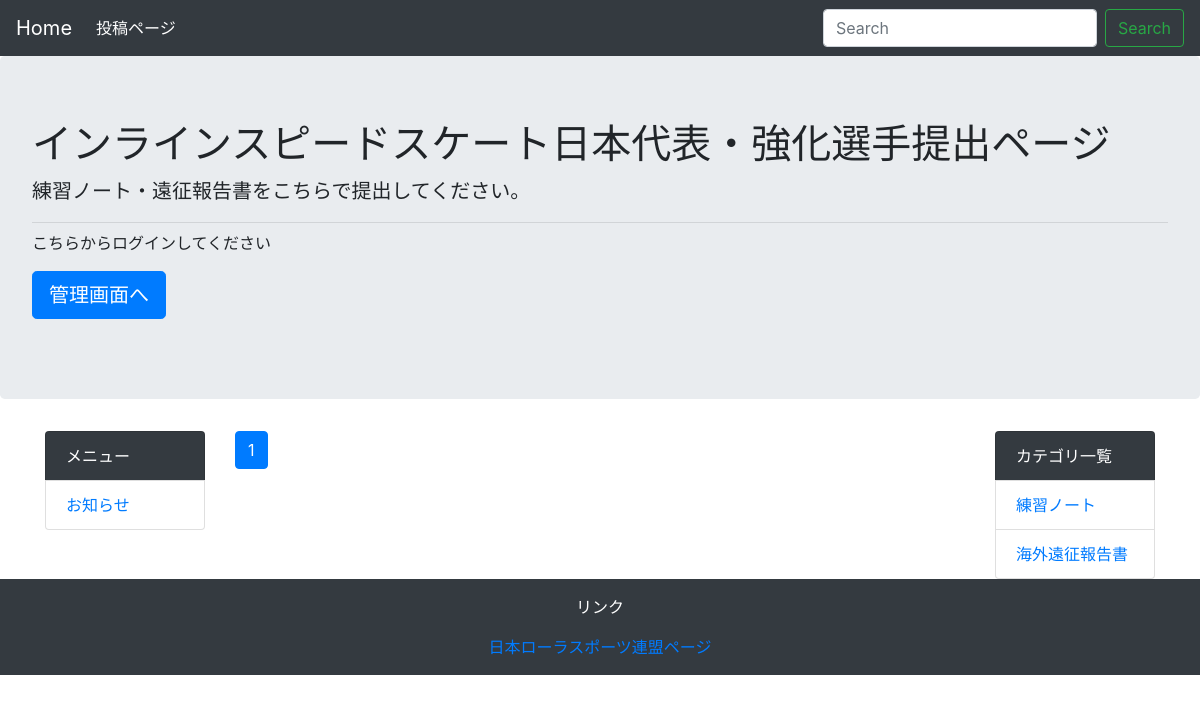
Before: /category/2/ with the older database file.
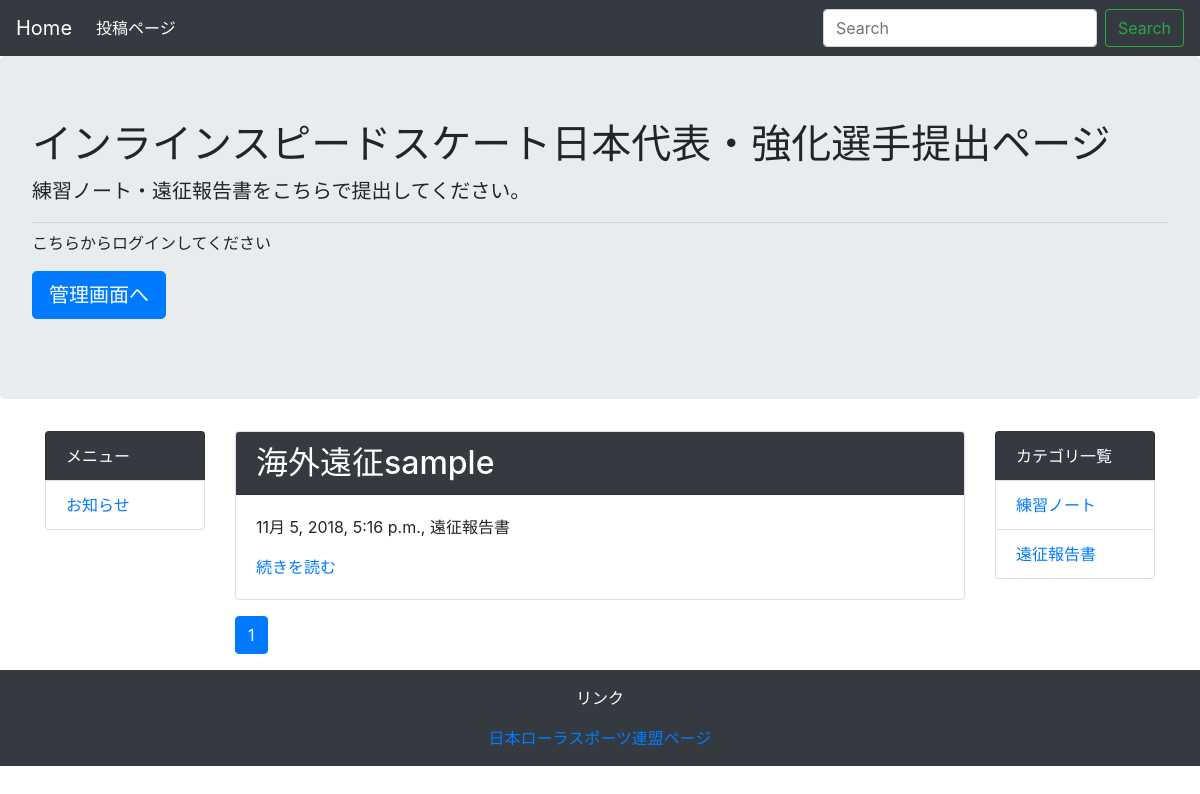
After: the same page with the newer database file.
### homepage/models.py (models this page shows, shortened)
class Menu(models.Model):
    name = models.CharField('メニュー名', max_length=255)
    created_at = models.DateTimeField('作成日', default=timezone.now)
    def __str__(self):
        return self.name

class Category(models.Model):
    name = models.CharField('カテゴリ名',max_length=255)
    created_at = models.DateTimeField('作成日', default=timezone.now)
    def __str__(self):
        return self.name

class TrainingNote(models.Model):
    title = models.CharField('タイトル',max_length=255)
    text = models.TextField('本文')
    created_at = models.DateTimeField('提出日',default=timezone.now)
    category = models.ForeignKey(Category, verbose_name='カテゴリ', on_delete=models.PROTECT)

### homepage/views.py (the view)
# urls.py: path('category/<int:pk>/',views.CategoryView.as_view(),name='category'),
class CategoryView(generic.ListView):
    model = TrainingNote
    paginate_by = 10
    sucusess_url = reverse_lazy("homepage:index")
    permission_required = ("homepage.add_trainingnote", "homepage.change_trainingnote")
    def get_queryset(self):
        category = get_object_or_404(Category, pk=self.kwargs['pk'])
        queryset = TrainingNote.objects.order_by('-created_at').filter(category=category)
        return queryset

### homepage/context_processors.py (called while the page is built)
def common(request):
    context = {
        'category_list': Category.objects.all(),
        'menu_list': Menu.objects.all(),
    }
    return context

### trainingnote/templatetags/mytag.py (called while the page is built)
@register.simple_tag
def url_replace(request, field, value):
    url_dict = request.GET.copy()
    url_dict[field] = str(value)
    return url_dict.urlencode()

### homepage/templates/homepage/trainingnote_list.html
{% extends 'homepage/base.html' %}
{% block content %}
    {% for trainingnote in trainingnote_list %}
        <div class="card mb-3">
            <h2 class="card-header bg-dark text-white">{{ trainingnote.title }}</h2>
            <div class="card-body">
                <p>{{ trainingnote.created_at }}, {{ trainingnote.category }}</p>
                <a href="{% url 'homepage:detail' trainingnote.pk %}">続きを読む</a>
            </div>
        </div>
    {% endfor %}
    {% include 'homepage/page.html' %}
{% endblock %}

### homepage/templates/homepage/base.html (shortened to what this page needs)
<!DOCTYPE html>
<html lang="ja">
  <head>
    <link rel="stylesheet" href="https://stackpath.bootstrapcdn.com/bootstrap/4.1.3/css/bootstrap.min.css">
  </head>
  <body>
    <nav class="navbar navbar-expand-lg navbar-dark bg-dark">
        <a class="navbar-brand" href="#">Home</a>
        <div class="collapse navbar-collapse" id="navbarSupportedContent">
            <ul class="navbar-nav mr-auto">
                <li class="nav-item active">
                    <a class="nav-link" href="{% url 'admin:index' %}">投稿ページ</a></a>
                </li>
            </ul>
            <form class="form-inline my-2 my-lg-0" method="GET" action="{% url 'homepage:index' %}">
                <input class="form-control mr-sm-2" type="text" placeholder="Search" aria-label="Search" name="keyword">
                <button class="btn btn-outline-success my-2 my-sm-0" type="submit">Search</button>
            </form>
        </div>
    </nav>
    <div class="jumbotron">
        <h1 class="display-">インラインスピードスケート日本代表・強化選手提出ページ</h1>
        <p class="lead">練習ノート・遠征報告書をこちらで提出してください。
        </p>
        <hr class="my-2">
        <p>こちらからログインしてください</p>
        <p class="lead">
            <a class="btn btn-primary btn-lg" href="{% url 'admin:index' %}" role="button">管理画面へ</a>
        </p>
    </div>
    <div class="container">
        <div class="row">
            <div class="col-md-2">
                <ul class="list-group">
                    <li class="list-group-item bg-dark text-white">メニュー</li>
                    {% for menu in menu_list %}
                        <li class="list-group-item"><a href="{% url 'homepage:menu' menu.pk %}">{{ menu }}</a></li>
                    {% endfor %}
                </ul>
            </div>
            <div class="col-md-8">
                {% block content %}
                {% endblock %}
            </div>
            <div class="col-md-2">
                <ul class="list-group">
                    <li class="list-group-item bg-dark text-white">カテゴリ一覧</li>
                    {% for category in category_list %}
                        <li class="list-group-item"><a href="{% url 'homepage:category' category.pk %}">{{ category }}</a></li>
                    {% endfor %}
                </ul>
            </div>
        </div>
    </div>
    <footer class="bg-dark text-white text-center py-3">
        <p>リンク</p>
        <a href="http://jrsf.or.jp/speed/">日本ローラスポーツ連盟ページ</a><br>
    </footer>
  </body>
</html>

Changed rows visible on the page:
now on this page (row edited): TrainingNote: title "海外遠征sample", created_at "11月 5, 2018, 5:16 p.m.", category "遠征報告書"
changed Category: name "海外遠征報告書" → "遠征報告書"
